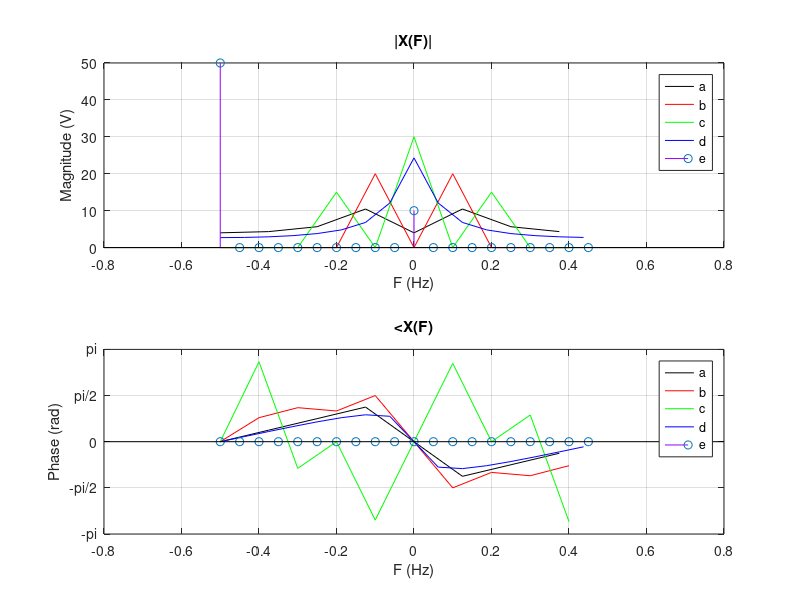

Reproduce this figure in MATLAB.
clear all;

p = zeros(1, 5);
purple = [150 0 250] / 256;
F = @(N) (0:N-1)/N - 0.5; % Returns scale for FFT
N = @(k) 0:k-1; % Returns indexes for k samples

% Part a
x_a = @(n) 4 - n;
f_a = F(8); X_a = fftshift(fft(x_a(N(8)), 8));

% Part b
x_b = @(n) 4*sin(0.2*pi*n);
f_b = F(10); X_b = fftshift(fft(x_b(N(10)), 10));

% Part c
x_c = @(n) 6*cos(0.2*pi*n).*cos(0.2*pi*n);
f_c = F(10); X_c = fftshift(fft(x_c(N(10)), 10));

% Part d
x_d = @(n) 5*(0.8.^n);
f_d = F(16); X_d = fftshift(fft(x_d(N(16)), 16));

% Part e
x_e = [ ...
    3, -2, 3, -2, 3, -2, 3, -2, 3, -2, ...
    3, -2, 3, -2, 3, -2, 3, -2, 3, -2];
f_e = F(20); X_e = fftshift(fft(x_e, 20));

% Plot Magnitude
subplot(2, 1, 1);
p(1) = plot(f_a, abs(X_a), 'k'); hold on;
p(2) = plot(f_b, abs(X_b), 'r');
p(3) = plot(f_c, abs(X_c), 'g');
p(4) = plot(f_d, abs(X_d), 'b');
p(5) = stem(f_e, abs(X_e), 'Color', purple);
legend(p, 'a', 'b', 'c', 'd', 'e');
title('|X(F)|'); xlabel('F (Hz)'); ylabel('Magnitude (V)');
grid on; hold off;

% Plot Phase
subplot(2, 1, 2);
p(1) = plot(f_a, angle(X_a), 'k'); hold on;
p(2) = plot(f_b, angle(X_b), 'r');
p(3) = plot(f_c, angle(X_c), 'g');
p(4) = plot(f_d, angle(X_d), 'b');
p(5) = stem(f_e, angle(X_e), 'Color', purple);
legend(p, 'a', 'b', 'c', 'd', 'e');
title('<X(F)'); xlabel('F (Hz)'); ylabel('Phase (rad)');
grid on; hold off;

% Radian y-axis maker
ylim([-pi pi]);
set(gca,'ytick',[-pi,-pi/2,0,pi/2,pi]);
set(gca,'yticklabel',[' -pi ';'-pi/2';'  0  ';' pi/2';'  pi ']);
